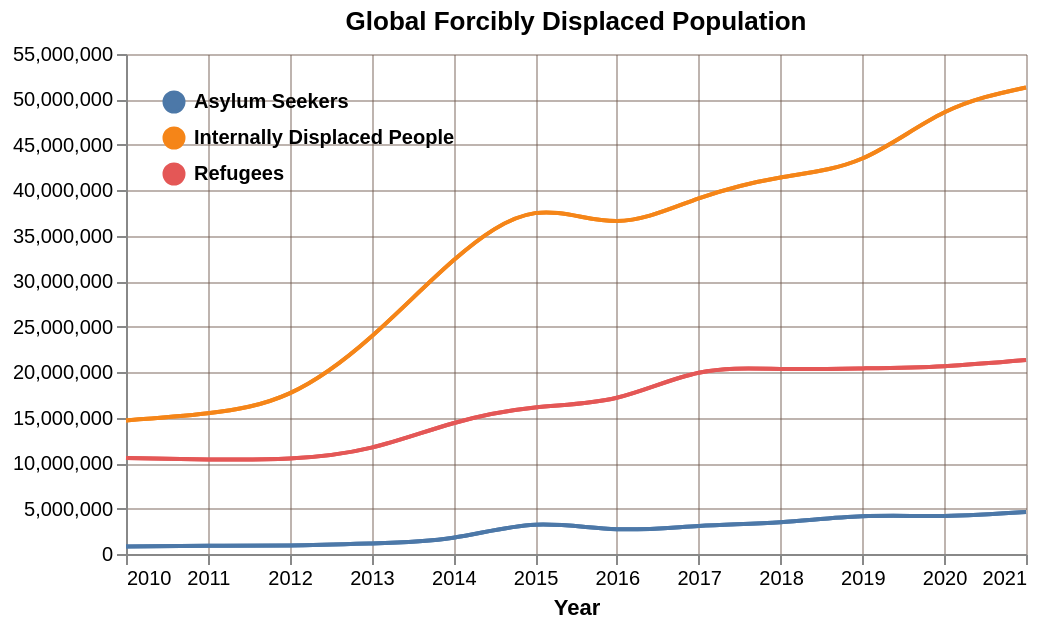

Source (Vega-Lite JSON):
### Vega-Lite specification from a JSON file in a GitHub repository (floating-point values rounded to 4 significant figures)
{"$schema": "https://vega.github.io/schema/vega-lite/v5.json", "width": 450, "height": 250, "title": "Global Forcibly Displaced Population", "description": "Rank of countries based on average rejection rate", "data": {"values": [{"year": "2010", "DP type": "Refugees", "Value": "10548835"}, {"year": "2010", "DP type": "Asylum Seekers", "Value": "835969"}, {"year": "2010", "DP type": "Internally Displaced People", "Value": "14697804"}, {"year": "2011", "DP type": "Refugees", "Value": "10403937"}, {"year": "2011", "DP type": "Asylum Seekers", "Value": "895691"}, {"year": "2011", "DP type": "Internally Displaced People", "Value": "15473378"}, {"year": "2012", "DP type": "Refugees", "Value": "10497017"}, {"year": "2012", "DP type": "Asylum Seekers", "Value": "941497"}, {"year": "2012", "DP type": "Internally Displaced People", "Value": "17670368"}, {"year": "2013", "DP type": "Refugees", "Value": "11698233"}, {"year": "2013", "DP type": "Asylum Seekers", "Value": "1162934"}, {"year": "2013", "DP type": "Internally Displaced People", "Value": "23925555"}, {"year": "2014", "DP type": "Refugees", "Value": "14384289"}, {"year": "2014", "DP type": "Asylum Seekers", "Value": "1794704"}, {"year": "2014", "DP type": "Internally Displaced People", "Value": "32274619"}, {"year": "2015", "DP type": "Refugees", "Value": "16110276"}, {"year": "2015", "DP type": "Asylum Seekers", "Value": "3223460"}, {"year": "2015", "DP type": "Internally Displaced People", "Value": "37494172"}, {"year": "2016", "DP type": "Refugees", "Value": "17184286"}, {"year": "2016", "DP type": "Asylum Seekers", "Value": "2729521"}, {"year": "2016", "DP type": "Internally Displaced People", "Value": "36627127"}, {"year": "2017", "DP type": "Refugees", "Value": "19940566"}, {"year": "2017", "DP type": "Asylum Seekers", "Value": "3089507"}, {"year": "2017", "DP type": "Internally Displaced People", "Value": "39118516"}, {"year": "2018", "DP type": "Refugees", "Value": "20359553"}, {"year": "2018", "DP type": "Asylum Seekers", "Value": "3501629"}, {"year": "2018", "DP type": "Internally Displaced People", "Value": "41425168"}, {"year": "2019", "DP type": "Refugees", "Value": "20414669"}, {"year": "2019", "DP type": "Asylum Seekers", "Value": "4148141"}, {"year": "2019", "DP type": "Internally Displaced People", "Value": "43503362"}, {"year": "2020", "DP type": "Refugees", "Value": "20661846"}, {"year": "2020", "DP type": "Asylum Seekers", "Value": "4184926"}, {"year": "2020", "DP type": "Internally Displaced People", "Value": "48557439"}, {"year": "2021", "DP type": "Refugees", "Value": "21327285"}, {"year": "2021", "DP type": "Asylum Seekers", "Value": "4616134"}, {"year": "2021", "DP type": "Internally Displaced People", "Value": "51322623"}], "format": {"parse": {"year": "date"}}}, "encoding": {"x": {"field": "year", "type": "temporal", "title": "Year"}}, "layer": [{"encoding": {"color": {"field": "DP type", "type": "nominal", "legend": {"orient": "top-left", "labelFontWeight": "bold"}, "title": null}, "y": {"field": "Value", "type": "quantitative", "axis": {"tickCount": 8}}, "opacity": {"value": 1}}, "layer": [{"mark": {"type": "line", "interpolate": "natural"}}, {"transform": [{"filter": {"param": "hover", "empty": false}}], "mark": {"type": "point", "size": 100, "filled": true}}]}, {"encoding": {"color": {"field": "DP type", "type": "nominal"}, "y": {"field": "Value", "type": "quantitative", "title": ""}, "opacity": {"value": 1}}, "layer": [{"mark": {"type": "line", "interpolate": "natural"}}, {"transform": [{"filter": {"param": "hover", "empty": false}}], "mark": {"type": "point", "size": 500, "filled": false}}]}, {"transform": [{"pivot": "DP type", "value": "Value", "groupby": ["year"]}], "params": [{"name": "hover", "select": {"type": "point", "fields": ["year"], "nearest": true, "on": "mouseover", "clear": "mouseout"}}], "mark": {"type": "rule"}, "encoding": {"opacity": {"condition": {"value": 0.5, "param": "hover", "empty": false}, "value": 0}, "tooltip": [{"field": "Internally Displaced People", "type": "quantitative", "title": "Internally Displaced People", "format": ","}, {"field": "Refugees", "type": "quantitative", "format": ","}, {"field": "Asylum Seekers", "type": "quantitative", "format": ","}]}}], "config": {"view": {"stroke": null}, "background": "#ff000000", "axis": {"gridColor": "#6e564b71"}}}
